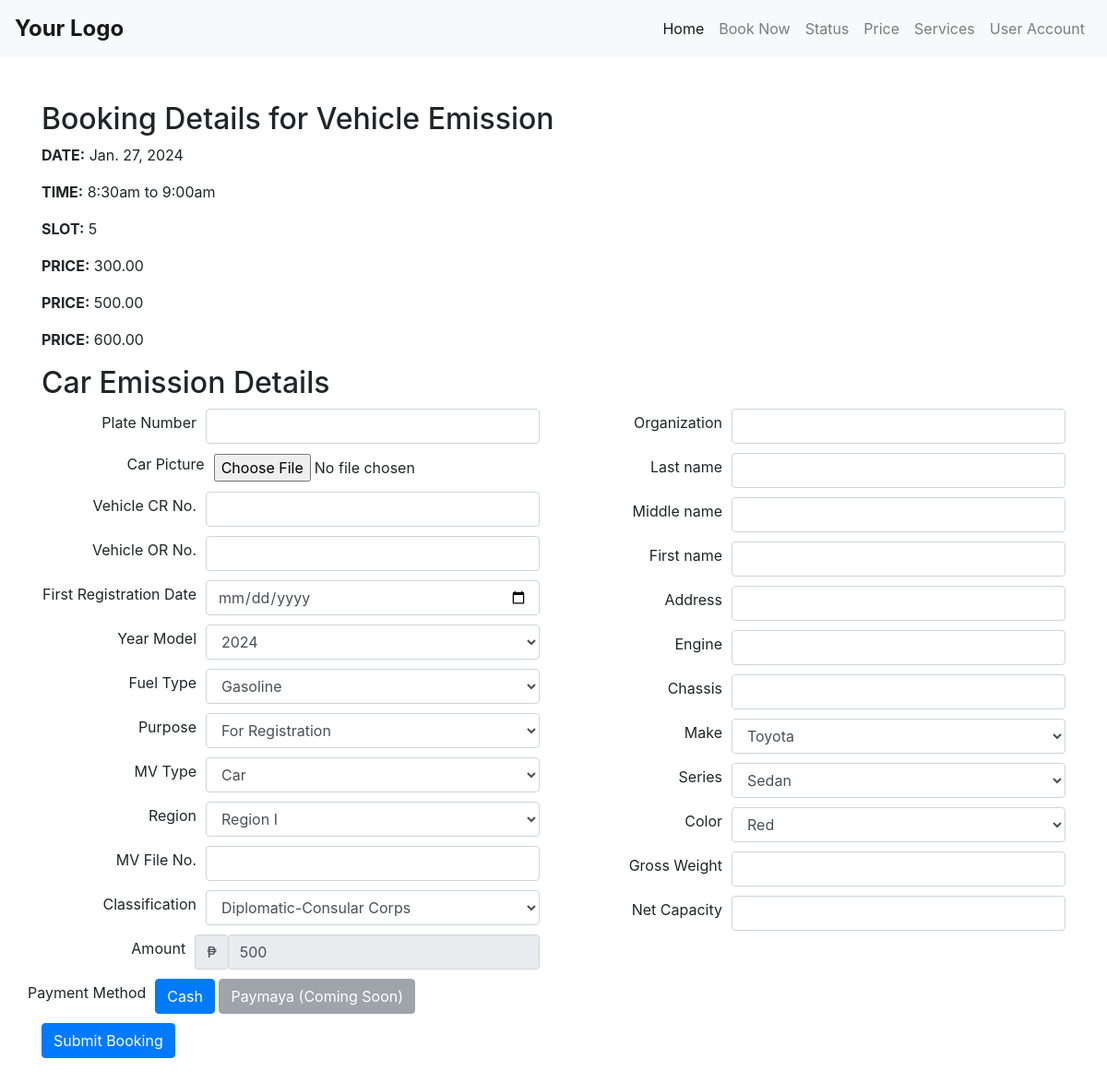
/booking_form1.php?eventId=2 (signed in), run on an earlier commit of the app's database.
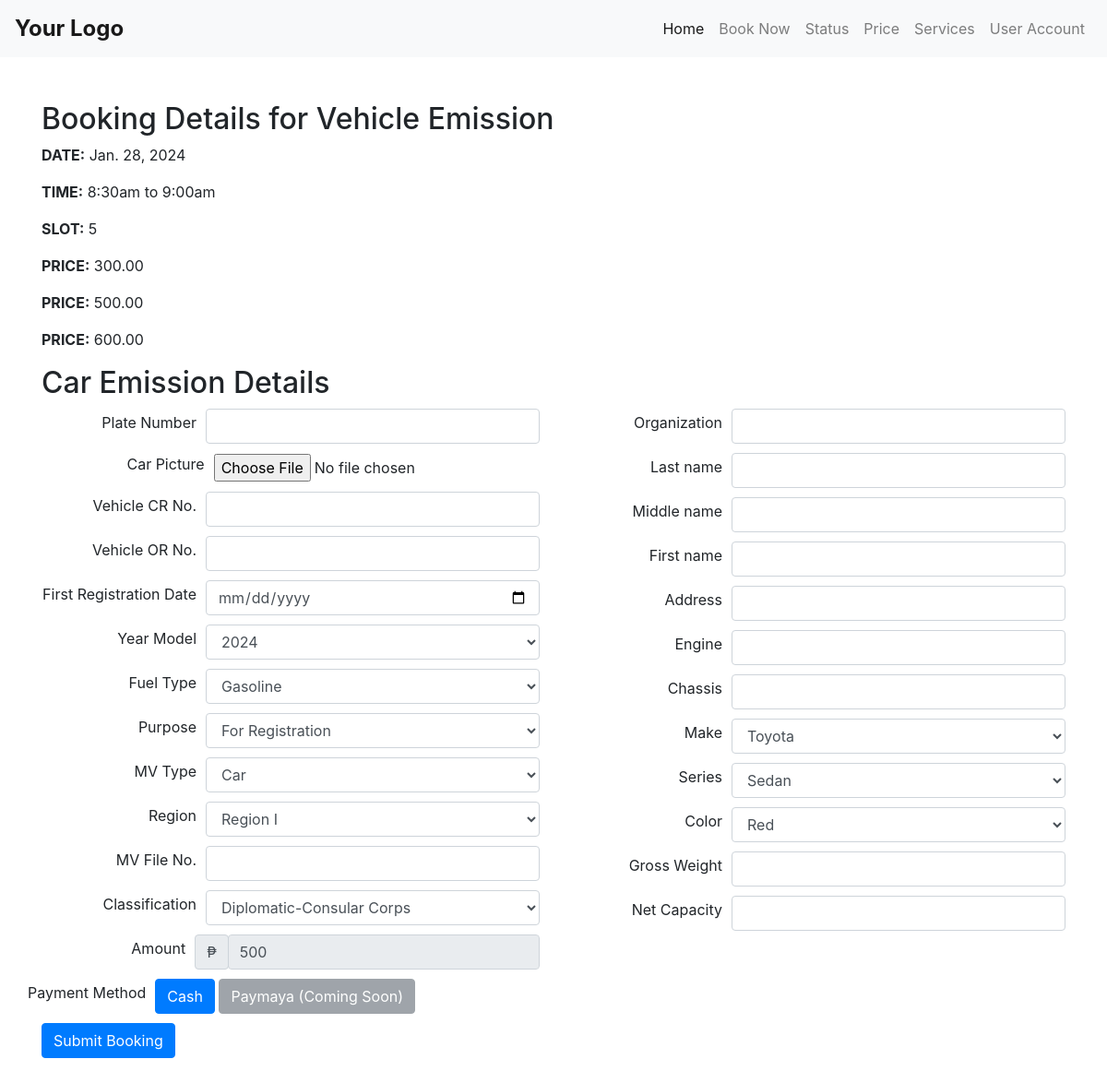
And on a later commit of the database.
### tables this page shows
CREATE TABLE `schedule_list` (
  `id` int(30) NOT NULL,
  `title` text NOT NULL,
  `description` text NOT NULL,
  `qty_of_person` int(23) NOT NULL,
  `reserve_count` int(23) NOT NULL DEFAULT 0,
  `price_3` decimal(10,2) NOT NULL DEFAULT 0.00,
  `price_2` decimal(10,2) NOT NULL,
  `price_1` decimal(10,2) NOT NULL DEFAULT 0.00,
  `start_datetime` datetime NOT NULL,
  `end_datetime` datetime DEFAULT NULL,
  `availability` varchar(10) NOT NULL DEFAULT 'available'
);

### booking_form1.php (the view, shortened to what the changed rows need)
<?php
include("partials/navbar.php");
$eventId = intval($_GET['eventId']);
include("connect/connection.php");
$stmt = $connect->prepare("SELECT * FROM schedule_list WHERE id = ?");
$stmt->bind_param("i", $eventId);
$stmt->execute();
$result = $stmt->get_result();
$event = $result->fetch_assoc();
?>
<!DOCTYPE html>
<html lang="en">
<head>
<link rel="stylesheet" href="https://cdnjs.cloudflare.com/ajax/libs/select2/4.0.13/css/select2.min.css">
</head>
<body class="bg-">
    <div class="container py-5">
        <h2>Booking Details for <?php echo $event['title']; ?></h2>
        <p><strong>DATE:</strong> <?php echo date('M. j, Y', strtotime($event['start_datetime'])); ?></p>
        <p><strong>TIME:</strong> <?php echo date('g:ia', strtotime($event['start_datetime'])) . ' to ' . date('g:ia', strtotime($event['end_datetime'])); ?></p>
        <p><strong>SLOT:</strong> <?php echo $event['qty_of_person']; ?></p>
        <p><strong>PRICE:</strong> <?php echo $event['price_1']; ?></p>
        <p><strong>PRICE:</strong> <?php echo $event['price_2']; ?></p>
        <p><strong>PRICE:</strong> <?php echo $event['price_3']; ?></p>
        <h2>Car Emission Details</h2>
        <form action="process_pending.php" method="post" enctype="multipart/form-data">
            <div class="row">
                <div class="col-md-6">
                    <div class="form-group">
                    <label for="amount">Amount</label>
                    <div class="input-group-prepend">
        <span class="input-group-text">₱</span>
    </div>
    <input type="text" name="amount" id="amount" class="form-control" value="<?php echo $event['price_1']; ?>" readonly>
                    </div>
                </div>
            </div>
            <button type="submit" class="btn btn-primary">Submit Booking</button>
        </form>
    </div>
</body>
</html>

What changed in the data, as far as the page shows it:
changed schedule_list "Vehicle Emission": start_datetime "Jan. 27, 2024" → "Jan. 28, 2024"
